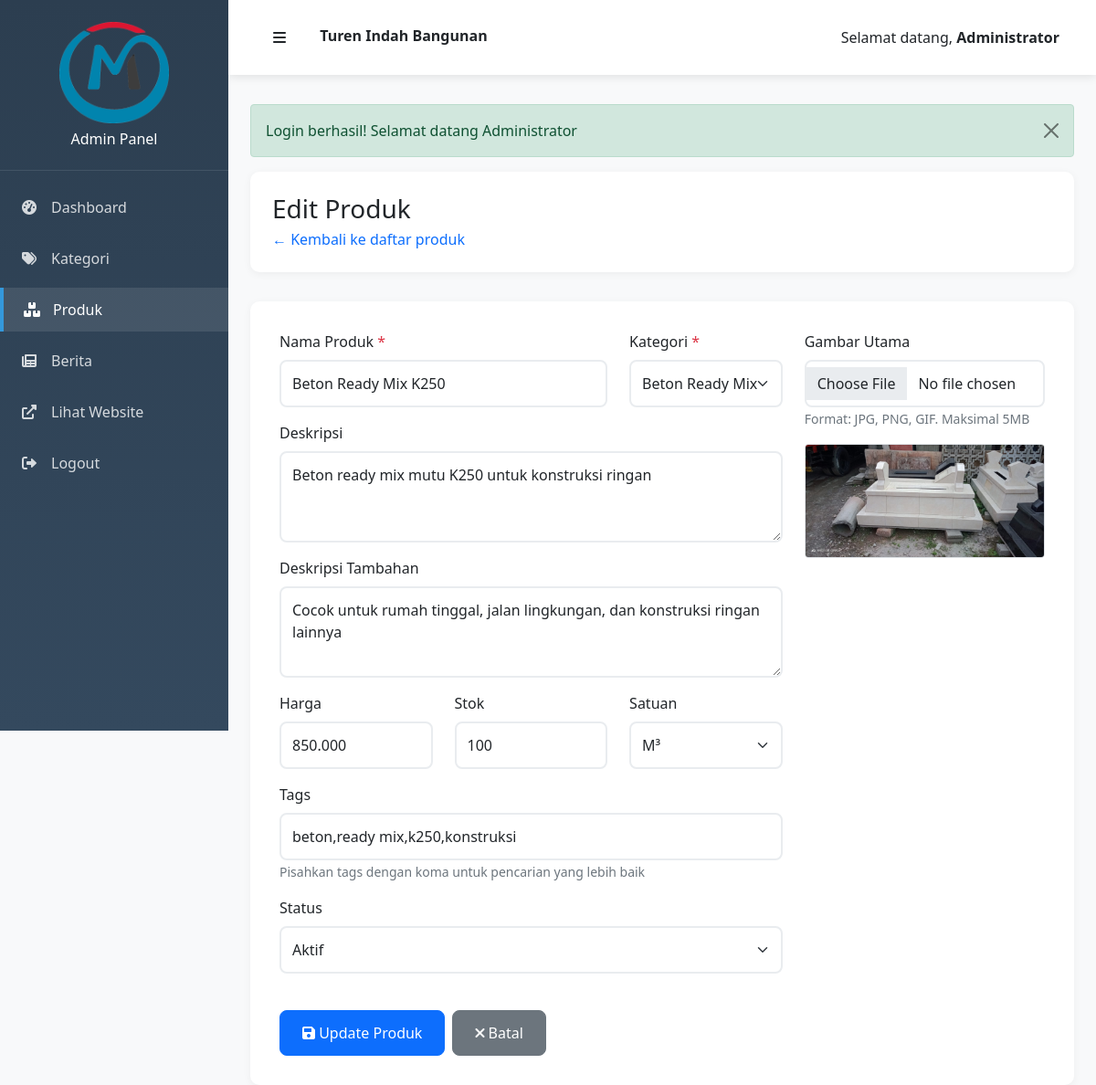
/admin/produk.php?action=edit&id=1 (signed in), run on the app's committed database.
### tables this page shows
CREATE TABLE `produk` (
  `id` int NOT NULL AUTO_INCREMENT,
  `id_kategori` int NOT NULL,
  `nama_produk` varchar(200) NOT NULL,
  `deskripsi` text,
  `deskripsi_tambahan` text,
  `tags` varchar(500) DEFAULT NULL,
  `harga` decimal(15,2) DEFAULT '0.00',
  `stok` int DEFAULT '0',
  `satuan` varchar(50) DEFAULT 'pcs',
  `gambar_utama` varchar(255) DEFAULT NULL,
  `galeri_gambar` text,
  `status` enum('aktif','nonaktif') DEFAULT 'aktif',
  `created_at` timestamp NULL DEFAULT CURRENT_TIMESTAMP,
  `updated_at` timestamp NULL DEFAULT CURRENT_TIMESTAMP ON UPDATE CURRENT_TIMESTAMP,
  PRIMARY KEY (`id`),
  KEY `id_kategori` (`id_kategori`),
  CONSTRAINT `produk_ibfk_1` FOREIGN KEY (`id_kategori`) REFERENCES `kategori` (`id`) ON DELETE CASCADE
);

CREATE TABLE `kategori` (
  `id` int NOT NULL AUTO_INCREMENT,
  `nama_kategori` varchar(100) NOT NULL,
  `deskripsi` text,
  `gambar` varchar(255) DEFAULT NULL,
  `status` enum('aktif','nonaktif') DEFAULT 'aktif',
  `created_at` timestamp NULL DEFAULT CURRENT_TIMESTAMP,
  `updated_at` timestamp NULL DEFAULT CURRENT_TIMESTAMP ON UPDATE CURRENT_TIMESTAMP,
  PRIMARY KEY (`id`)
);

### admin/produk.php (the view, shortened to what the rows shown need)
<?php
require_once '../includes/init.php';
$action = $_GET['action'] ?? 'list';
$id = $_GET['id'] ?? null;
$kategoris = $kategoriModel->getByStatus('aktif');
if ($action === 'edit' && $id) {
    $produk = $produkModel->getById($id);
}
include 'includes/header.php';
?>
<div class="page-header">
    <div class="d-flex justify-content-between align-items-center">
        <div>
            <h2 class="h3 mb-1">
                <?php if ($action === 'add'): ?>
                    Tambah Produk
                <?php elseif ($action === 'edit'): ?>
                    Edit Produk
                <?php else: ?>
                    Kelola Produk
                <?php endif; ?>
            </h2>
        </div>
    </div>
</div>
<?php if ($action === 'list'): ?>
    <div class="table-container">
        <?php if (!empty($produks)): ?>
            <div class="table-responsive">
                <table class="table table-hover data-table">
                    <thead class="table-light">
                        <tr>
                            <th width="80">ID</th>
                            <th width="100">Gambar</th>
                            <th>Nama Produk</th>
                            <th>Kategori</th>
                            <th>Harga</th>
                            <th>Stok</th>
                            <th width="100">Status</th>
                            <th width="150">Aksi</th>
                        </tr>
                    </thead>
                    <tbody>
                        <?php foreach ($produks as $prod): ?>
                            <tr>
                                <td><?= $prod['id'] ?></td>
                                <td>
                                    <?php if ($prod['gambar_utama']): ?>
                                        <img src="<?= PRODUK_IMG_URL . $prod['gambar_utama'] ?>"
                                             alt="<?= htmlspecialchars($prod['nama_produk']) ?>"
                                             class="rounded" width="60" height="60" style="object-fit: cover;">
                                    <?php else: ?>
                                        <div class="bg-light rounded d-flex align-items-center justify-content-center"
                                             style="width: 60px; height: 60px;">
                                            <i class="fas fa-image text-muted"></i>
                                        </div>
                                    <?php endif; ?>
                                </td>
                                <td>
                                    <div class="fw-medium"><?= htmlspecialchars($prod['nama_produk']) ?></div>
                                    <small class="text-muted">
                                        <?= htmlspecialchars(substr($prod['deskripsi'], 0, 50)) ?>
                                        <?= strlen($prod['deskripsi']) > 50 ? '...' : '' ?>
                                    </small>
                                </td>
                                <td>
                                    <span class="badge bg-info"><?= htmlspecialchars($prod['nama_kategori']) ?></span>
                                </td>
                                <td><?= formatRupiah($prod['harga']) ?></td>
                                <td>
                                    <span class="badge <?= $prod['stok'] <= 5 ? 'bg-danger' : ($prod['stok'] <= 10 ? 'bg-warning' : 'bg-success') ?>">
                                        <?= $prod['stok'] ?> <?= $prod['satuan'] ?>
                                    </span>
                                </td>
                                <td>
                                    <span class="badge <?= $prod['status'] === 'aktif' ? 'bg-success' : 'bg-secondary' ?>">
                                        <?= ucfirst($prod['status']) ?>
                                    </span>
                                </td>
                                <td>
                                    <div class="btn-group" role="group">
                                        <a href="produk.php?action=edit&id=<?= $prod['id'] ?>"
                                           class="btn btn-warning btn-action" title="Edit">
                                            <i class="fas fa-edit"></i>
                                        </a>
                                        <a href="produk.php?action=toggle_status&id=<?= $prod['id'] ?>"
                                           class="btn btn-info btn-action"
                                           title="<?= $prod['status'] === 'aktif' ? 'Nonaktifkan' : 'Aktifkan' ?>">
                                            <i class="fas fa-<?= $prod['status'] === 'aktif' ? 'eye-slash' : 'eye' ?>"></i>
                                        </a>
                                        <button class="btn btn-danger btn-action"
                                                onclick="confirmDelete('produk.php?action=delete&id=<?= $prod['id'] ?>', '<?= htmlspecialchars($prod['nama_produk']) ?>')"
                                                title="Hapus">
                                            <i class="fas fa-trash"></i>
                                        </button>
                                    </div>
                                </td>
                            </tr>
                        <?php endforeach; ?>
                    </tbody>
                </table>
            </div>
        <?php else: ?>
            <div class="text-center py-5">
                <i class="fas fa-boxes fa-3x text-muted mb-3"></i>
                <h5>Belum Ada Produk</h5>
                <p class="text-muted">Tambah produk pertama untuk memulai</p>
                <a href="produk.php?action=add" class="btn btn-primary">
                    <i class="fas fa-plus"></i> Tambah Produk Pertama
                </a>
            </div>
        <?php endif; ?>
    </div>
<?php else: ?>
    <div class="form-container">
        <form method="POST" enctype="multipart/form-data">
            <div class="row">
                <div class="col-md-8">
                    <div class="row">
                        <div class="col-md-8">
                            <div class="mb-3">
                                <label for="nama_produk" class="form-label">Nama Produk <span class="text-danger">*</span></label>
                                <input type="text" class="form-control" id="nama_produk" name="nama_produk"
                                       value="<?= htmlspecialchars($produk['nama_produk'] ?? '') ?>" required>
                            </div>
                        </div>
                        <div class="col-md-4">
                            <div class="mb-3">
                                <label for="id_kategori" class="form-label">Kategori <span class="text-danger">*</span></label>
                                <select class="form-select" id="id_kategori" name="id_kategori" required>
                                    <?php foreach ($kategoris as $kat): ?>
                                        <option value="<?= $kat['id'] ?>"
                                                <?= ($produk['id_kategori'] ?? '') == $kat['id'] ? 'selected' : '' ?>>
                                            <?= htmlspecialchars($kat['nama_kategori']) ?>
                                        </option>
                                    <?php endforeach; ?>
                                </select>
                            </div>
                        </div>
                    </div>
                    <div class="mb-3">
                        <label for="deskripsi" class="form-label">Deskripsi</label>
                        <textarea class="form-control" id="deskripsi" name="deskripsi" rows="3"
                                  placeholder="Deskripsi produk..."><?= htmlspecialchars($produk['deskripsi'] ?? '') ?></textarea>
                    </div>
                    <div class="mb-3">
                        <label for="deskripsi_tambahan" class="form-label">Deskripsi Tambahan</label>
                        <textarea class="form-control" id="deskripsi_tambahan" name="deskripsi_tambahan" rows="3"
                                  placeholder="Informasi detail produk..."><?= htmlspecialchars($produk['deskripsi_tambahan'] ?? '') ?></textarea>
                    </div>
                    <div class="row">
                        <div class="col-md-4">
                            <div class="mb-3">
                                <label for="harga" class="form-label">Harga</label>
                                <input type="text" class="form-control" id="harga" name="harga"
                                       value="<?= isset($produk['harga']) ? number_format($produk['harga'], 0, ',', '.') : '' ?>"
                                       placeholder="0" oninput="formatRupiah(this)">
                            </div>
                        </div>
                        <div class="col-md-4">
                            <div class="mb-3">
                                <label for="stok" class="form-label">Stok</label>
                                <input type="number" class="form-control" id="stok" name="stok"
                                       value="<?= $produk['stok'] ?? '' ?>" min="0">
                            </div>
                        </div>
                        <div class="col-md-4">
                            <div class="mb-3">
                                <label for="satuan" class="form-label">Satuan</label>
                                <select class="form-select" id="satuan" name="satuan">
                                    <option value="m3" <?= ($produk['satuan'] ?? '') === 'm3' ? 'selected' : '' ?>>M³</option>
                                </select>
                            </div>
                        </div>
                    </div>
                    <div class="mb-3">
                        <label for="tags" class="form-label">Tags</label>
                        <input type="text" class="form-control" id="tags" name="tags"
                               value="<?= htmlspecialchars($produk['tags'] ?? '') ?>"
                               placeholder="beton, ready mix, konstruksi (pisahkan dengan koma)">
                        <small class="form-text text-muted">Pisahkan tags dengan koma untuk pencarian yang lebih baik</small>
                    </div>
                    <div class="mb-3">
                        <label for="status" class="form-label">Status</label>
                        <select class="form-select" id="status" name="status">
                            <option value="aktif" <?= ($produk['status'] ?? 'aktif') === 'aktif' ? 'selected' : '' ?>>Aktif</option>
                        </select>
                    </div>
                </div>
                <div class="col-md-4">
                    <div class="mb-3">
                        <label for="gambar_utama" class="form-label">Gambar Utama</label>
                        <input type="file" class="form-control" id="gambar_utama" name="gambar_utama"
                               accept="image/*" onchange="previewImage(this)">
                        <small class="form-text text-muted">Format: JPG, PNG, GIF. Maksimal 5MB</small>
                    </div>
                    <div class="image-preview" <?= !isset($produk['gambar_utama']) ? 'style="display: none;"' : '' ?>>
                        <img src="<?= isset($produk['gambar_utama']) ? PRODUK_IMG_URL . $produk['gambar_utama'] : '#' ?>"
                             alt="Preview" class="img-fluid rounded border" style="max-height: 200px;">
                    </div>
                </div>
            </div>
            <div class="row mt-4">
                <div class="col-12">
                    <div class="d-flex gap-2">
                        <button type="submit" class="btn btn-primary">
                            <i class="fas fa-save"></i>
                            <?= $action === 'add' ? 'Tambah' : 'Update' ?> Produk
                        </button>
                        <a href="produk.php" class="btn btn-secondary">
                            <i class="fas fa-times"></i> Batal
                        </a>
                    </div>
                </div>
            </div>
        </form>
    </div>
<?php endif; ?>
<?php include 'includes/footer.php'; ?>

### data on the page
produk: nama_produk "Beton Ready Mix K250", id_kategori "Beton Ready Mix", deskripsi "Beton ready mix mutu K250 untuk konstruksi ringan", deskripsi_tambahan "Cocok untuk rumah tinggal, jalan lingkungan, dan konstruksi ringan lainnya", harga "850.000", stok "100", satuan "M³", tags "beton,ready mix,k250,konstruksi", status "Aktif", gambar_utama (picture)

### other printed values
$_SESSION['admin_nama'] "Administrator"
$flashMessage['message'] "Login berhasil! Selamat datang Administrator"
